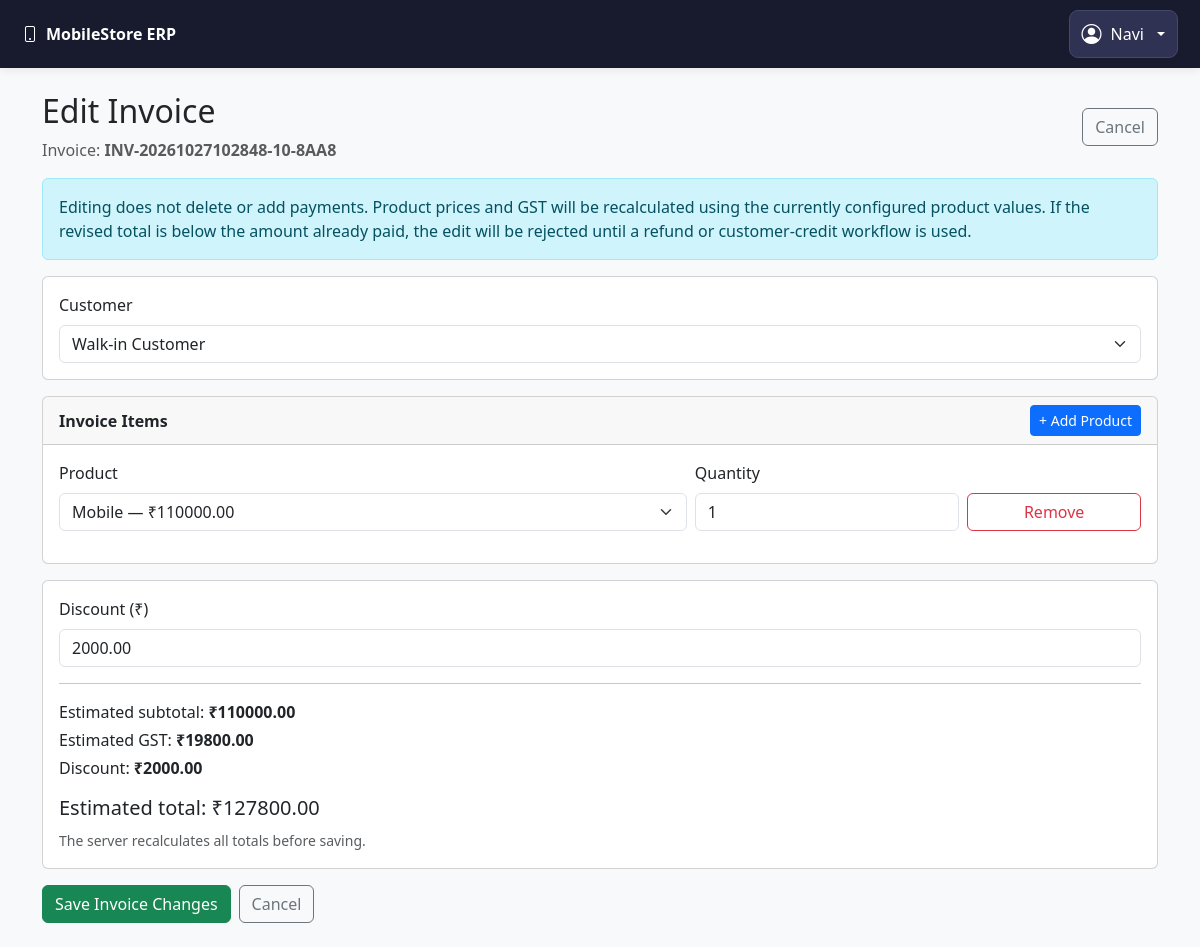
The app's page /billing/7/edit (signed in) with its own data.
### models.py (models this page shows, shortened)
class TimestampMixin:
    created_at = db.Column(db.DateTime(timezone=True), default=utc_now, nullable=False)
    updated_at = db.Column(
        db.DateTime(timezone=True), default=utc_now, onupdate=utc_now, nullable=False
    )

class User(UserMixin, TimestampMixin, db.Model):
    __tablename__ = "users"
    id = db.Column(db.Integer, primary_key=True)
    username = db.Column(db.String(80), unique=True, nullable=False, index=True)
    full_name = db.Column(db.String(150), nullable=False)
    password_hash = db.Column(db.String(255), nullable=False)
    role = db.Column(db.String(20), nullable=False, default="cashier")
    is_active = db.Column(db.Boolean, default=True, nullable=False)

class Sale(TimestampMixin, db.Model):
    __tablename__ = "sales"
    id = db.Column(db.Integer, primary_key=True)
    invoice_number = db.Column(db.String(80), unique=True, nullable=False)
    customer_id = db.Column(db.Integer, db.ForeignKey("customers.id"))
    user_id = db.Column(db.Integer, db.ForeignKey("users.id"), nullable=False)
    sale_date = db.Column(db.DateTime(timezone=True), default=utc_now)
    subtotal = db.Column(db.Float, default=0, nullable=False)
    tax_amount = db.Column(db.Float, default=0, nullable=False)
    discount_amount = db.Column(db.Float, default=0, nullable=False)
    total_amount = db.Column(db.Float, default=0, nullable=False)
    status = db.Column(db.String(30), default="completed", nullable=False)
    payments = db.relationship(
        "Payment",
        back_populates="sale",
        lazy="select",
        cascade="all, delete-orphan",
    )
    customer = db.relationship("Customer")
    user = db.relationship("User")

class SaleItem(db.Model):
    __tablename__ = "sale_items"
    id = db.Column(db.Integer, primary_key=True)
    sale_id = db.Column(db.Integer, db.ForeignKey("sales.id"), nullable=False)
    product_id = db.Column(db.Integer, db.ForeignKey("products.id"), nullable=False)
    quantity = db.Column(db.Integer, nullable=False)
    unit_price = db.Column(db.Float, nullable=False)
    tax_amount = db.Column(db.Float, default=0, nullable=False)
    subtotal = db.Column(db.Float, nullable=False)
    sale = db.relationship(
        "Sale", backref=db.backref("items", cascade="all, delete-orphan")
    )
    product = db.relationship("Product")

class Product(TimestampMixin, db.Model):
    __tablename__ = "products"
    id = db.Column(db.Integer, primary_key=True)
    product_code = db.Column(db.String(50), unique=True, nullable=False)
    barcode = db.Column(db.String(100), unique=True, nullable=True)
    name = db.Column(db.String(150), nullable=False, index=True)
    brand = db.Column(db.String(100))
    model = db.Column(db.String(100))
    category = db.Column(db.String(80), default="Mobile")
    variant = db.Column(db.String(100))
    color = db.Column(db.String(50))
    condition = db.Column(db.String(30), nullable=False, default="Sealed")
    used_grade = db.Column(db.String(30))
    warranty_months = db.Column(db.Integer, default=0)
    hsn_code = db.Column(db.String(30), nullable=True)
    gst_percent = db.Column(db.Float, default=0, nullable=False)
    cost_price = db.Column(db.Float, default=0, nullable=False)
    selling_price = db.Column(db.Float, default=0, nullable=False)
    stock_quantity = db.Column(db.Integer, default=0, nullable=False)
    reorder_level = db.Column(db.Integer, default=5, nullable=False)
    track_imei = db.Column(db.Boolean, default=True, nullable=False)
    is_active = db.Column(db.Boolean, default=True, nullable=False)
    imei_records = db.relationship("IMEIRecord", back_populates="product", lazy=True)

### app.py (the view, shortened to what this page needs)
    @app.route(
        "/billing/<int:sale_id>/edit",
        methods=["GET", "POST"],
    )
    @login_required
    def billing_edit(sale_id):
        sale = db.session.get(Sale, sale_id)
        if sale is None:
            flash("Invoice not found.", "danger")
            return redirect(url_for("billing_list"))
        customers = Customer.query.order_by(Customer.name.asc()).all()
        products = (
            Product.query.filter_by(is_active=True).order_by(Product.name.asc()).all()
        )
        return render_template(
            "billing/edit.html",
            sale=sale,
            customers=customers,
            products=products,
        )

### templates/Billing/Edit.html (shortened to what this page needs)
{% extends "base.html" %}
{% block content %}
<div class="container mt-4">
    <div class="d-flex justify-content-between align-items-center mb-3">
        <div>
            <h2>Edit Invoice</h2>
            <p class="text-muted mb-0">
                Invoice: <strong>{{ sale.invoice_number }}</strong>
            </p>
        </div>
        <a href="{{ url_for('billing_detail', sale_id=sale.id) }}"
           class="btn btn-outline-secondary">
            Cancel
        </a>
    </div>
    <div class="alert alert-info">
        Editing does not delete or add payments. Product prices and GST
        will be recalculated using the currently configured product values.
        If the revised total is below the amount already paid, the edit
        will be rejected until a refund or customer-credit workflow is used.
    </div>
    <form method="POST"
          action="{{ url_for('billing_edit', sale_id=sale.id) }}"
          id="editInvoiceForm">
        <div class="card mb-3">
            <div class="card-body">
                <label for="customer_id" class="form-label">Customer</label>
                <select name="customer_id" id="customer_id"
                        class="form-select">
                    <option value="">Walk-in Customer</option>
                </select>
            </div>
        </div>
        <div class="card mb-3">
            <div class="card-header d-flex justify-content-between align-items-center">
                <strong>Invoice Items</strong>
                <button type="button" class="btn btn-sm btn-primary"
                        id="addItemButton">
                    + Add Product
                </button>
            </div>
            <div class="card-body">
                <div id="itemRows">
                    {% for item in sale.items %}
                    <div class="row g-2 align-items-end item-row mb-3">
                        <div class="col-md-7">
                            <label class="form-label">Product</label>
                            <select name="product_id[]" class="form-select product-select"
                                    required>
                                {% for product in products %}
                                <option value="{{ product.id }}"
                                        data-price="{{ product.selling_price or 0 }}"
                                        data-gst="{{ product.gst_percent or 0 }}"
                                        {% if item.product_id == product.id %}selected{% endif %}>
                                    {{ product.name }}
                                    — ₹{{ "%.2f"|format(product.selling_price or 0) }}
                                </option>
                                {% endfor %}
                            </select>
                        </div>
                        <div class="col-md-3">
                            <label class="form-label">Quantity</label>
                            <input type="number" name="quantity[]"
                                   class="form-control quantity-input"
                                   min="1" step="1"
                                   value="{{ item.quantity }}" required>
                        </div>
                        <div class="col-md-2">
                            <button type="button"
                                    class="btn btn-outline-danger remove-row w-100">
                                Remove
                            </button>
                        </div>
                    </div>
                    {% endfor %}
                </div>
            </div>
        </div>
        <div class="card mb-3">
            <div class="card-body">
                <label for="discount_amount" class="form-label">
                    Discount (₹)
                </label>
                <input type="number" name="discount_amount"
                       id="discount_amount" class="form-control"
                       min="0" step="0.01"
                       value="{{ '%.2f'|format(sale.discount_amount or 0) }}"
                       required>
                <hr>
                <p class="mb-1">Estimated subtotal:
                    <strong id="subtotalDisplay">₹0.00</strong>
                </p>
                <p class="mb-1">Estimated GST:
                    <strong id="taxDisplay">₹0.00</strong>
                </p>
                <p class="mb-1">Discount:
                    <strong id="discountDisplay">₹0.00</strong>
                </p>
                <h5 class="mt-3">Estimated total:
                    <span id="totalDisplay">₹0.00</span>
                </h5>
                <small class="text-muted">
                    The server recalculates all totals before saving.
                </small>
            </div>
        </div>
        <div class="d-flex gap-2 mb-4">
            <button type="submit" class="btn btn-success">
                Save Invoice Changes
            </button>
            <a href="{{ url_for('billing_detail', sale_id=sale.id) }}"
               class="btn btn-outline-secondary">
                Cancel
            </a>
        </div>
    </form>
</div>
{% endblock %}

### templates/base.html (shortened to what this page needs)
<!DOCTYPE html>
<html lang="en">
<head>
    <link
        href="https://cdn.jsdelivr.net/npm/bootstrap@5.3.3/dist/css/bootstrap.min.css"
        rel="stylesheet">
    <link
        href="https://cdn.jsdelivr.net/npm/bootstrap-icons@1.11.3/font/bootstrap-icons.min.css"
        rel="stylesheet">
</head>
<body class="bg-light">
    {% if current_user.is_authenticated %}
    <nav class="navbar app-navbar">
        <div class="container-fluid px-0">
            <a class="app-brand" href="{{ url_for('dashboard_page') }}">
                <i class="bi bi-phone me-2"></i>MobileStore ERP
            </a>
            <div class="dropdown">
                <button
                    class="btn account-button dropdown-toggle"
                    type="button"
                    id="accountDropdown"
                    data-bs-toggle="dropdown"
                    aria-expanded="false">
                    <i class="bi bi-person-circle fs-5"></i>
                    <span class="account-name">
                        {{ current_user.full_name or current_user.username }}
                    </span>
                </button>
            </div>
        </div>
    </nav>
    {% endif %}
    {% block content %}{% endblock %}
</body>
</html>

### templates/base.html (style rules this page uses)
.app-navbar { background: #171b2d; padding: 10px 22px; box-shadow: 0 2px 10px rgba(0, 0, 0, .08); }
.app-brand { color: #fff; font-weight: 750; text-decoration: none; }
.account-button { display: inline-flex; align-items: center; gap: 9px; padding: 8px 12px; color: #fff; background: #303253; border: 1px solid #454969; border-radius: 9px; }

### records on screen
User: full_name "Navi"
Sale: invoice_number "INV-20261027102848-10-8AA8", discount_amount "2000.00"
SaleItem: product.name "Mobile — ₹110000.00", quantity "1"
